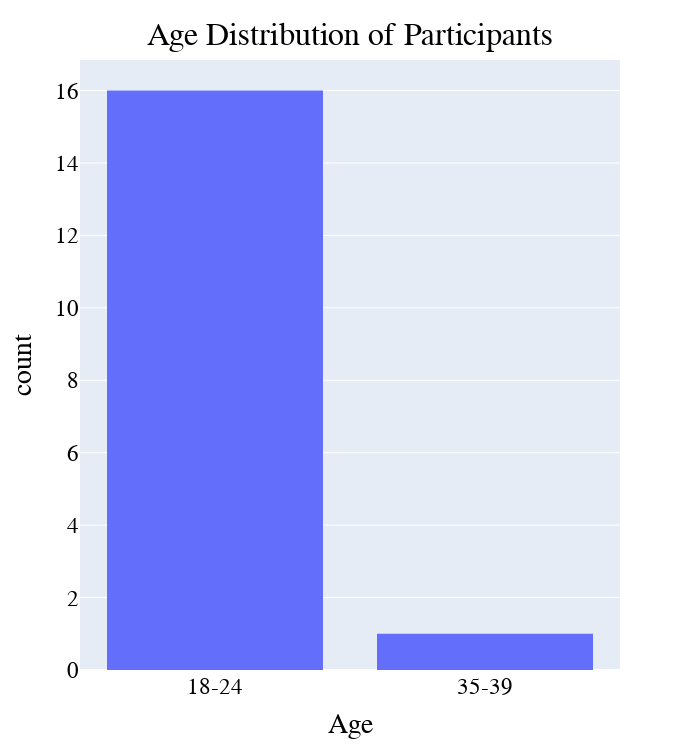

The code cell stored with this chart in its notebook:
### Markdown cell above
### Bar Chart to depict the Age Distribution of the participants

### Code cell
# Age
fig = px.histogram(df_dem, x="Age")
fig.update_layout(
    width=700,
    height=750,
    title={
        'text': "Age Distribution of Participants",
        'y':0.97,
        'x':0.5,
        'xanchor': 'center',
        'yanchor': 'top'},
   
    font=dict(
        family="Arial",
        size=23,
        color="#000000"
    ),
)
fig.show()

### Figure 1 — Plotly figure (JSON) as saved in the notebook; plotly's stock layout.template omitted (floating-point values rounded to 4 significant figures)
{"data": [{"alignmentgroup": "True", "bingroup": "x", "hovertemplate": "Age=%{x}<br>count=%{y}<extra></extra>", "legendgroup": "", "marker": {"color": "#636efa"}, "name": "", "offsetgroup": "", "orientation": "v", "showlegend": false, "type": "histogram", "x": ["18-24", "18-24", "18-24", "18-24", "18-24", "18-24", "18-24", "18-24", "35-39", "18-24", "18-24", "18-24", "18-24", "18-24", "18-24", "18-24", "18-24"], "xaxis": "x", "yaxis": "y"}], "layout": {"barmode": "relative", "font": {"color": "#000000", "family": "Arial", "size": 23}, "height": 750, "legend": {"tracegroupgap": 0}, "margin": {"t": 60}, "title": {"text": "Age Distribution of Participants", "x": 0.5, "xanchor": "center", "y": 0.97, "yanchor": "top"}, "width": 700, "xaxis": {"anchor": "y", "domain": [0, 1], "title": {"text": "Age"}}, "yaxis": {"anchor": "x", "domain": [0, 1], "title": {"text": "count"}}}}
